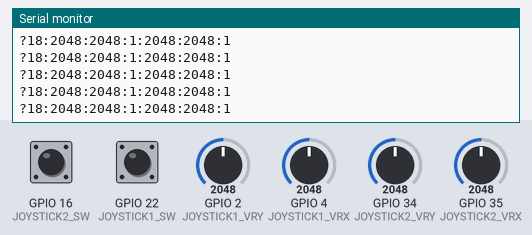
Simulated run of this program. Board: ESP32. On the bench: the last lines printed to the serial monitor. The test bench sets the inputs (shaded band); at power-on: GPIO 16 (JOYSTICK2_SW) HIGH, GPIO 2 (JOYSTICK1_VRY) = 2048, GPIO 4 (JOYSTICK1_VRX) = 2048, GPIO 34 (JOYSTICK2_VRY) = 2048, GPIO 35 (JOYSTICK2_VRX) = 2048, GPIO 22 (JOYSTICK1_SW) HIGH (analog values on the 0–4095 scale). No radio packets arrive unless stated.

Above: at 2.2 s.
2.3 s: GPIO 16 (JOYSTICK2_SW) pulled LOW for 0.15 s
At 2.46 s:
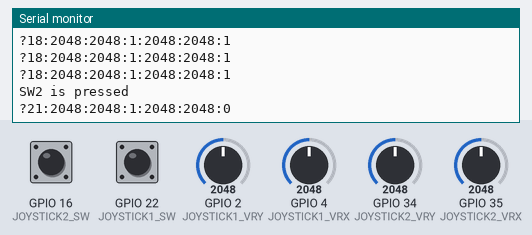
4.0 s: GPIO 2 (JOYSTICK1_VRY) set to 2866
At 4.18 s:
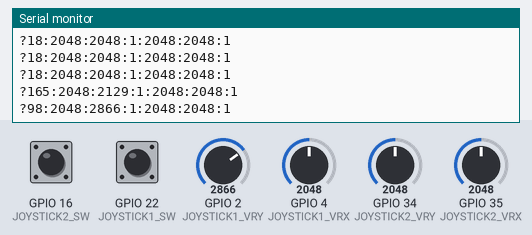
5.5 s: GPIO 4 (JOYSTICK1_VRX) set to 2866
At 5.55 s:
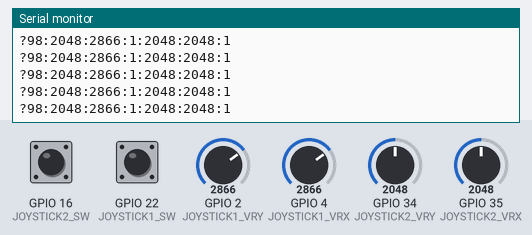
7.0 s: GPIO 34 (JOYSTICK2_VRY) set to 2866
At 7.04 s:
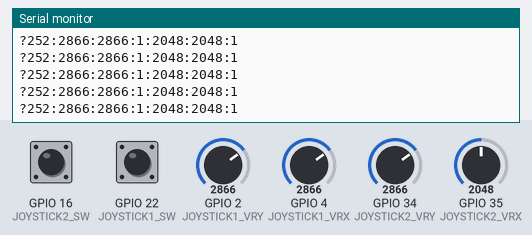
8.5 s: GPIO 35 (JOYSTICK2_VRX) set to 2866
At 8.54 s:
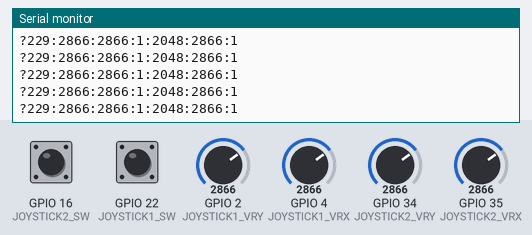
10.0 s: GPIO 22 (JOYSTICK1_SW) pulled LOW for 0.15 s
At 10.37 s:
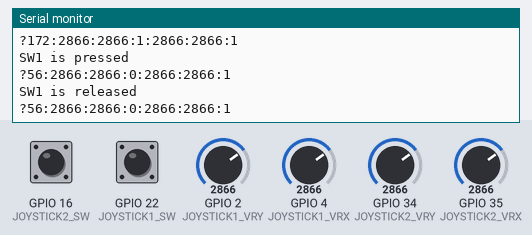
Timing chart, 0 to 12.6 s (numbered marks = the images above; inputs shaded):
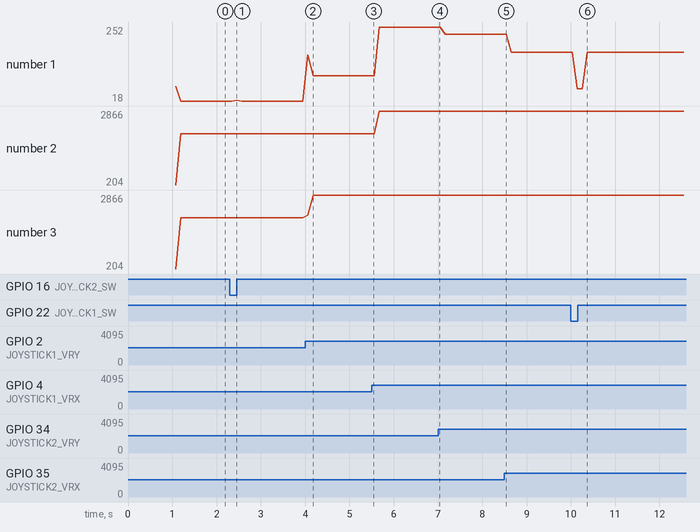

The program:

main.cpp
```cpp
#include <Arduino.h>
#include <SPI.h>
#include <LoRa.h>
#include <WiFi.h>
#include <esp_task_wdt.h>

// Define pins for the first joystick
#define JOYSTICK1_VRX 4
#define JOYSTICK1_VRY 2
#define JOYSTICK1_SW 22

// Define pins for the second joystick
#define JOYSTICK2_VRX 35
#define JOYSTICK2_VRY 34
#define JOYSTICK2_SW 16

// Define pins for the lora esp32 v1
#define LORA_SCK 5
#define LORA_MISO 19
#define LORA_MOSI 27
#define LORA_SS 18
#define LORA_RST 14
#define LORA_DIO0 26

// Define LoRa bandwidth and frequency
#define LORA_BANDWIDTH 915E6 // 915 MHz

// Define joystick low-pass filter gain
#define LOW_PASS_GAIN 10

#define DEBOUNCE_DELAY 2 // debounce delay
#define DEBOUNCE_TIME 50 // debounce time for SW1 and SW2

long final_joystick1_vrx = 0;
long final_joystick1_vry = 0;
long final_joystick2_vrx = 0;
long final_joystick2_vry = 0;

int counter = 0;

String payload = "";

byte crc8(const uint8_t *data, size_t len)
{
  uint8_t crc = 0x00;        // Initial value
  uint8_t polynomial = 0x07; // x^8 + x^2 + x + 1

  for (size_t i = 0; i < len; i++)
  {
    crc ^= data[i];
    for (uint8_t j = 0; j < 8; j++)
    {
      if (crc & 0x80)
      {
        crc = (crc << 1) ^ polynomial;
      }
      else
      {
        crc <<= 1;
      }
    }
  }
  return crc;
}

TaskHandle_t debounceTaskHandleSW1;
TaskHandle_t debounceTaskHandleSW2;
TaskHandle_t payloadTaskHandle;

volatile int joystick1_sw = HIGH;
volatile int joystick2_sw = HIGH;

void debounceSW1Task(void *parameter)
{
  int lastSteadyState = HIGH;
  int lastFlickerableState = HIGH;
  int currentState;
  unsigned long lastDebounceTime = 0;

  while (true)
  {
    currentState = digitalRead(JOYSTICK1_SW);

    // If the switch changed, due to noise or pressing
    if (currentState != lastFlickerableState)
    {
      // Reset the debounce timer
      lastDebounceTime = millis();
      // Save the last flickerable state
      lastFlickerableState = currentState;
    }

    if ((millis() - lastDebounceTime) > DEBOUNCE_TIME)
    {
      // If the button state has changed and is stable
      if (lastSteadyState == HIGH && currentState == LOW)
      {
        Serial.println("SW1 is pressed");
        joystick1_sw = LOW;
      }
      else if (lastSteadyState == LOW && currentState == HIGH)
      {
        Serial.println("SW1 is released");
        joystick1_sw = HIGH;
      }
      // Even if the button is held down, keep updating the steady state
      // This ensures we're always tracking the current state
      lastSteadyState = currentState;
    }

    vTaskDelay(5);
  }
}

void debounceSW2Task(void *parameter)
{
  int lastSteadyState = HIGH;
  int lastFlickerableState = HIGH;
  int currentState;
  unsigned long lastDebounceTime = 0;

  while (true)
  {
    currentState = digitalRead(JOYSTICK2_SW);

    // If the switch changed, due to noise or pressing
    if (currentState != lastFlickerableState)
    {
      // Reset the debounce timer
      lastDebounceTime = millis();
      // Save the last flickerable state
      lastFlickerableState = currentState;
    }

    if ((millis() - lastDebounceTime) > DEBOUNCE_TIME)
    {
      // If the button state has changed and is stable
      if (lastSteadyState == HIGH && currentState == LOW)
      {
        Serial.println("SW2 is pressed");
        joystick2_sw = LOW;
      }
      else if (lastSteadyState == LOW && currentState == HIGH)
      {
        Serial.println("SW2 is released");
        joystick2_sw = HIGH;
      }
      // Even if the button is held down, keep updating the steady state
      lastSteadyState = currentState;
    }

    vTaskDelay(5);
  }
}

void payloadTask(void *parameter)
{
  static char buffer[128];     // Buffer for payload
  static char tempBuffer[128]; // Buffer for temporary storage

  while (true)
  {
    final_joystick1_vrx += analogRead(JOYSTICK1_VRX);
    final_joystick1_vry += analogRead(JOYSTICK1_VRY);
    final_joystick2_vrx += analogRead(JOYSTICK2_VRX);
    final_joystick2_vry += analogRead(JOYSTICK2_VRY);

    if (counter % LOW_PASS_GAIN == 0)
    {
      unsigned int j1_vrx = final_joystick1_vrx / LOW_PASS_GAIN;
      unsigned int j1_vry = final_joystick1_vry / LOW_PASS_GAIN;
      unsigned int j2_vrx = final_joystick2_vrx / LOW_PASS_GAIN;
      unsigned int j2_vry = final_joystick2_vry / LOW_PASS_GAIN;

      snprintf(tempBuffer, sizeof(tempBuffer), "%u:%u:%d:%u:%u:%d", j1_vrx, j1_vry, joystick1_sw, j2_vrx, j2_vry, joystick2_sw);
      byte checksum = crc8((const uint8_t *)tempBuffer, strlen(tempBuffer));
      snprintf(buffer, sizeof(buffer), "?%u:%s", checksum, tempBuffer);

      LoRa.beginPacket();
      LoRa.print(buffer);
      LoRa.endPacket();

      Serial.write(buffer);
      Serial.write("\n");

      // Reset
      final_joystick1_vrx = 0;
      final_joystick1_vry = 0;
      final_joystick2_vrx = 0;
      final_joystick2_vry = 0;
      counter = 0;
      buffer[0] = '\0';
    }

    counter++;

    // Feed the watchdog timer to prevent resets
    esp_task_wdt_reset();

    vTaskDelay(5);
  }
}

void setup()
{
  // ! Initialize serial communication
  Serial.begin(115200); // Increase baud rate for faster communication
  Serial.println("Initializing...");

  // Initialize the watchdog timer
  esp_task_wdt_init(30, false); // 30 second timeout, no panic on timeout

  WiFi.mode(WIFI_OFF); // Disable WiFi to save power
  btStop();            // Disable Bluetooth to save power
  delay(1000);

  SPI.begin(LORA_SCK, LORA_MISO, LORA_MOSI, LORA_SS);

  // ! Initialize LoRa module
  LoRa.setPins(LORA_SS, LORA_RST, LORA_DIO0);
  while (!LoRa.begin(LORA_BANDWIDTH))
  {
    Serial.println(".");
    delay(500);
  }

  // ! Configure joystick pins
  pinMode(JOYSTICK1_SW, INPUT_PULLUP);
  pinMode(JOYSTICK2_SW, INPUT_PULLUP);
  pinMode(JOYSTICK1_VRX, INPUT);
  pinMode(JOYSTICK1_VRY, INPUT);
  pinMode(JOYSTICK2_VRX, INPUT);
  pinMode(JOYSTICK2_VRY, INPUT);

  analogReadResolution(12); // Set the ADC resolution to 12 bits (0-4095)

  // ! Print initialization message
  Serial.println("Joysticks initialized");
  xTaskCreate(debounceSW1Task, "Debounce Task", 1000, NULL, 1, &debounceTaskHandleSW1);
  xTaskCreate(debounceSW2Task, "Debounce Task 2", 1000, NULL, 1, &debounceTaskHandleSW2);
  xTaskCreate(payloadTask, "Payload Task", 10000, NULL, 2, &payloadTaskHandle);

  // ! Register payload task with watchdog
  esp_task_wdt_add(payloadTaskHandle);
}

void loop()
{
  vTaskDelay(100);
}
```

Measured:
- after the input at 2.3 s, the serial monitor: prints a new line after 0.06 s (image 1)
- after the input at 4.0 s, the serial monitor: prints a new line after 0.06 s (image 2)
- after the input at 10.0 s, the serial monitor: prints a new line after 0.06 s (image 6)
- plotted number 1: 18 → 98 after the input at 4.0 s, 98 → 252 after the input at 5.5 s, 252 → 229 after the input at 7.0 s, 229 → 172 after the input at 8.5 s
- plotted number 3: 2048 → 2866 after the input at 4.0 s
